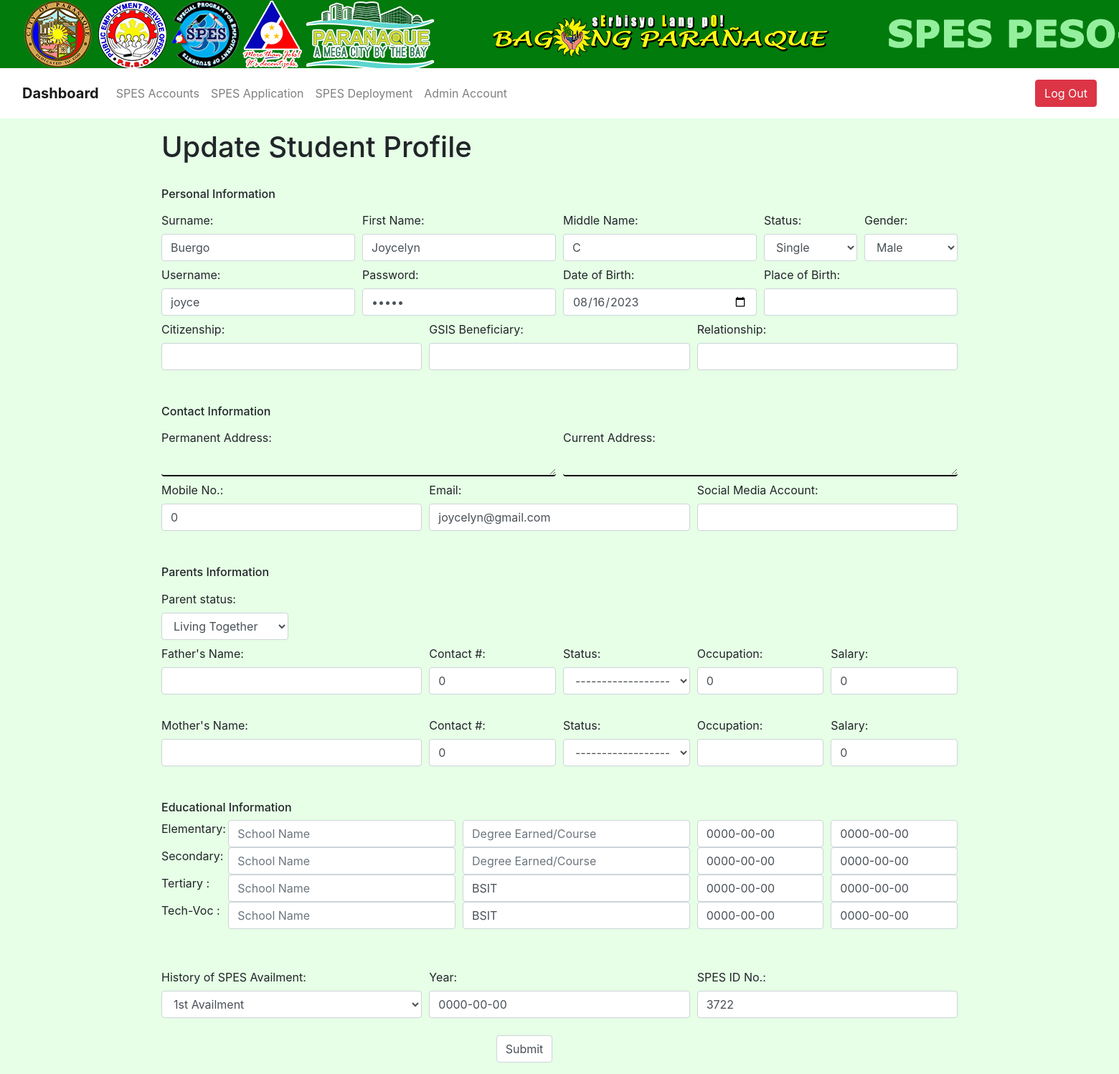
/admin/update_user.php?id=4 (signed in), run on the app's committed database.
### tables this page shows
CREATE TABLE `spesaccount` (
  `spes_id` bigint(255) NOT NULL,
  `username` varchar(100) DEFAULT NULL,
  `password` varchar(100) DEFAULT NULL,
  `surName` varchar(100) DEFAULT NULL,
  `firstName` varchar(100) DEFAULT NULL,
  `mName` varchar(100) DEFAULT NULL,
  `status` varchar(100) DEFAULT NULL,
  `gender` varchar(10) DEFAULT NULL,
  `doBirth` date DEFAULT NULL,
  `poBirth` varchar(100) DEFAULT NULL,
  `cShip` varchar(100) DEFAULT NULL,
  `gsisBeneficiary` varchar(100) DEFAULT NULL,
  `relationship` varchar(100) DEFAULT NULL,
  `pAdd` varchar(100) DEFAULT NULL,
  `cAdd` varchar(100) DEFAULT NULL,
  `mNo` int(11) DEFAULT NULL,
  `email` varchar(100) DEFAULT NULL,
  `socialAcc` varchar(100) DEFAULT NULL,
  `pStatus` varchar(100) DEFAULT NULL,
  `fatherName` varchar(100) DEFAULT NULL,
  `fCNo` int(11) DEFAULT NULL,
  `fStatus` varchar(100) DEFAULT NULL,
  `fOccu` int(100) DEFAULT NULL,
  `fSalary` int(255) DEFAULT NULL,
  `motherName` varchar(100) DEFAULT NULL,
  `mCNo` int(11) DEFAULT NULL,
  `mStatus` varchar(100) DEFAULT NULL,
  `mOccu` varchar(100) DEFAULT NULL,
  `mSalary` int(255) DEFAULT NULL,
  `elemSName` varchar(100) DEFAULT NULL,
  `elemDegree` varchar(100) DEFAULT NULL,
  `elemYearLvl` date DEFAULT NULL,
  `elemDEnd` date DEFAULT NULL,
  `secondSName` varchar(100) DEFAULT NULL,
  `secondDegree` varchar(100) DEFAULT NULL,
  `secondYearLvl` date DEFAULT NULL,
  `secondDEnd` date DEFAULT NULL,
  `tertSName` varchar(100) DEFAULT NULL,
  `tertDegree` varchar(100) DEFAULT NULL,
  `tertYearLvl` date DEFAULT NULL,
  `tertDEnd` date DEFAULT NULL,
  `tecSName` varchar(100) DEFAULT NULL,
  `tecDegree` varchar(100) DEFAULT NULL,
  `tecYearLvl` date DEFAULT NULL,
  `tectDEnd` date DEFAULT NULL,
  `historySpes` varchar(100) DEFAULT NULL,
  `historyYear` date DEFAULT NULL,
  `spesID` int(255) DEFAULT NULL,
  `is_blacklist` int(11) NOT NULL
);

### admin/update_user.php (the view, shortened to what this page needs)
<?php
include('../dbconnection/dbconnection.php');
 if(!isset($_SESSION['login'])){
   header('Location:index.php');
   exit();
 }else { ?>
<?php $title = 'Update Information'; include('../include/header.php');?>
<?php
  $id = $_GET['id'];
  $result = mysqli_query($conn,"SELECT * FROM spesaccount where spes_id='$id'");
  $row=mysqli_fetch_array($result);
?>
<div class="form-group">
<div class="container">
    <h1>Update Student Profile</h1>
    <br>
      <form action="update_user.php" method="POST">
        <h6>Personal Information</h6>
        <div class="form-row">
        <div class="col-sm-3">
          <label class="col-form-label" for="sName">Surname:</label>
          <input type="text" class="form-control" name="sName" value="<?php echo $row['surName']; ?>">
        </div>
        <div class="col-sm-3">
          <label class="col-form-label" for="fName">First Name:</label>
          <input type="text" class="form-control" name="fName" value="<?php echo $row['firstName']; ?>">
        </div>
        <div class="col-sm-3">
          <label class="col-form-label" for="mName">Middle Name:</label>
          <input type="text" class="form-control" name="mName" value="<?php echo $row['mName']; ?>">
        </div>
        <div class="col">
            <label class="col-form-label" for="stat">Status:</label>
            <select name="stat"  class="form-control" value="<?php echo $row['status']; ?>">
            <option value="single">Single</option>
          </select>
        </div>
        <div class="col">
          <label class="col-form-label" for="sex">Gender:</label>
          <select name="sex"  class="form-control" value="<?php echo $row['gender']; ?>">
            <option value="male">Male</option>
          </select>
        </div>
        </div>
        <div class="form-row">
        <div class="col-sm-3">
          <label class="col-form-label" for="uName">Username:</label>
          <input type="text" class="form-control" name="uName" value="<?php echo $row['username']; ?>">
        </div>
        <div class="col-sm-3">
          <label class="col-form-label" for="pass">Password:</label>
          <input type="password" class="form-control" name="pass" value="<?php echo $row['password']; ?>">
        </div>
        <div class="col">
          <label class="col-form-label" for="dob">Date of Birth:</label>
          <input type="date" class="form-control" name="dob" value="<?php echo $row['doBirth']; ?>">
        </div>
        <div class="col">
          <label class="col-form-label" for="pob">Place of Birth:</label>
          <input type="text" class="form-control" name="pob" value="<?php echo $row['poBirth']; ?>">
        </div>
        </div>
        <div class="form-row">
        <div class="col-sm-4">
          <label class="col-form-label" for="cship">Citizenship:</label>
          <input type="text" class="form-control" name="cship" value="<?php echo $row['cShip']; ?>">
        </div>
        <div class="col">
          <label class="col-form-label" for="gsis">GSIS Beneficiary:</label>
          <input type="text" class="form-control" name="gsis" value="<?php echo $row['gsisBeneficiary']; ?>">
        </div>
        <div class="col">
          <label class="col-form-label" for="relation">Relationship:</label>
          <input type="text" class="form-control" name="relation" value="<?php echo $row['relationship']; ?>">
        </div>
        </div>
        <br><br>
        <h6>Contact Information</h6>
        <div class="form-row">
        <div class="col-sm-6">
          <label class="col-form-label" for="pAdd">Permanent Address:</label>
          <textarea class="form-control" name="pAdd" value="<?php echo $row['pAdd']; ?>" rows="1" style="background: transparent; font-size: 14px; border: none; border-bottom: 2px solid #000;"></textarea>
        </div>
        <div class="col-sm-6">
          <label class="col-form-label" for="cAdd">Current Address:</label>
          <textarea class="form-control" name="cAdd" value="<?php echo $row['pAdd']; ?>" rows="1"style="background: transparent; font-size: 14px; border: none; border-bottom: 2px solid #000;"></textarea>
        </div>
        </div>
        <div class="form-row">
        <div class="col-sm-4">
          <label class="col-form-label" for="phone">Mobile No.:</label>
          <input type="text" class="form-control" name="phone" value="<?php echo $row['mNo']; ?>">
        </div>
        <div class="col-sm-4">
          <label class="col-form-label" for="email">Email:</label>
          <input type="email" class="form-control" name="email" value="<?php echo $row['email']; ?>">
        </div>
        <div class="col-sm-4">
          <label class="col-form-label" for="socialmedia">Social Media Account:</label>
          <input type="text" class="form-control" name="socialmedia" value="<?php echo $row['socialAcc']; ?>">
        </div>
        </div>
        <br><br>
        <h6>Parents Information</h6>
        <div class="form-row">
        <div class="col-sm-2">
            <label class="col-form-label" for="pstat">Parent status:</label>
            <select name="pstat" class="form-control" value="<?php echo $row['pStatus']; ?>">
            <option value="living">Living Together</option>
            </select>
        </div>
        </div>
        <div class="form-row">
        <div class="col-sm-4">
          <label class="col-form-label" for="father">Father's Name:</label>
          <input type="text" class="form-control" name="father" value="<?php echo $row['fatherName']; ?>">
        </div>
        <div class="col-sm">
          <label class="col-form-label" for="fcnumber">Contact #:</label>
          <input type="text" class="form-control" name="fcnumber" value="<?php echo $row['fCNo']; ?>">
        </div>
        <div class="col-sm">
          <label class="col-form-label" for="fpstat">Status:</label>
            <select name="fpstat" class="form-control" value="<?php echo $row['fStatus']; ?>">
            <option value="fnone">-------------------------</option>
            </select>
        </div>
        <div class="col">
          <label class="col-form-label" for="foccupation">Occupation:</label>
          <input type="text" class="form-control" name="foccupation" value="<?php echo $row['fOccu']; ?>">
        </div>
        <div class="col">
          <label class="col-form-label" for="fsalary">Salary:</label>
          <input type="text" class="form-control" name="fsalary" value="<?php echo $row['fSalary']; ?>">
        </div>
        </div>
        <br>
        <div class="form-row">
        <div class="col-sm-4">
          <label class="col-form-label" for="mother">Mother's Name:</label>
          <input type="text" class="form-control" name="mother" value="<?php echo $row['motherName']; ?>">
        </div>
        <div class="col-sm">
          <label class="col-form-label" for="mcnumber">Contact #:</label>
          <input type="text" class="form-control" name="mcnumber" value="<?php echo $row['mCNo']; ?>">
        </div>
        <div class="col-sm">
          <label class="col-form-label" for="mpstat">Status:</label>
            <select name="mpstat" class="form-control" value="<?php echo $row['mStatus']; ?>">
            <option value="mnone">-------------------------</option>
            </select>
        </div>
        <div class="col">
          <label class="col-form-label" for="moccupation">Occupation:</label>
          <input type="text" class="form-control" name="moccupation" value="<?php echo $row['mOccu']; ?>">
        </div>
        <div class="col">
          <label class="col-form-label" for="msalary">Salary:</label>
          <input type="text" class="form-control" name="msalary" value="<?php echo $row['mSalary']; ?>">
        </div>
        </div>
        <br><br>
        <h6>Educational Information</h6>
        <div class="form-row">
        <div class="col-sm-1">
          <label>Elementary:</label>
        </div>
        <div class="col-sm">
          <input type="text" class="form-control" name="eSn" placeholder="School Name" value="<?php echo $row['elemSName']; ?>">
        </div>
        <div class="col-sm">
          <input type="text" class="form-control" name="eDec" placeholder="Degree Earned/Course" value="<?php echo $row['elemDegree']; ?>">
        </div>
        <div class="col-sm-2">
          <input type="text" class="form-control" name="eYl" placeholder="Year/Level" value="<?php echo $row['elemYearLvl']; ?>">
        </div>
        <div class="col-sm-2">
          <input type="text" class="form-control" name="eDa" placeholder="Date attended" value="<?php echo $row['elemDEnd']; ?>">
        </div>
        </div>
        <div class="form-row">
        <div class="col-sm-1">
          <label>Secondary: </label>
        </div>
        <div class="col-sm">
          <input type="text" class="form-control" name="sSm" placeholder="School Name" value="<?php echo $row['secondSName']; ?>">
        </div>
        <div class="col-sm">
          <input type="text" class="form-control" name="sDec" placeholder="Degree Earned/Course" value="<?php echo $row['secondDegree']; ?>">
        </div>
        <div class="col-sm-2">
          <input type="text" class="form-control" name="sYl" placeholder="Year/Level" value="<?php echo $row['secondYearLvl']; ?>">
        </div>
        <div class="col-sm-2">
          <input type="text" class="form-control" name="sDa" placeholder="Date attended" value="<?php echo $row['secondDEnd']; ?>">
        </div>
        </div>
        <div class="form-row">
        <div class="col-sm-1">
          <label>Tertiary : </label>
        </div>
        <div class="col-sm">
          <input type="text" class="form-control" name="tSm" placeholder="School Name" value="<?php echo $row['tertSName']; ?>">
        </div>
        <div class="col-sm">
          <input type="text" class="form-control" name="tDec" placeholder="Degree Earned/Course" value="<?php echo $row['tertDegree']; ?>">
        </div>
        <div class="col-sm-2">
          <input type="text" class="form-control" name="tYl" placeholder="Year/Level" value="<?php echo $row['tertYearLvl']; ?>">
        </div>
        <div class="col-sm-2">
          <input type="text" class="form-control" name="tDa" placeholder="Date attended" value="<?php echo $row['tertDEnd']; ?>">
        </div>
        </div>
        <div class="form-row">
        <div class="col-sm-1">
          <label>Tech-Voc : </label>
        </div>
        <div class="col-sm">
          <input type="text" class="form-control" name="tecSm" placeholder="School Name" value="<?php echo $row['tecSName']; ?>">
        </div>
        <div class="col-sm">
          <input type="text" class="form-control" name="tecDec" placeholder="Degree Earned/Course" value="<?php echo $row['tecDegree']; ?>">
        </div>
        <div class="col-sm-2">
          <input type="text" class="form-control" name="tecYl" placeholder="Year/Level" value="<?php echo $row['tecYearLvl']; ?>">
        </div>
        <div class="col-sm-2">
          <input type="text" class="form-control" name="tecDa" placeholder="Date attended" value="<?php echo $row['tectDEnd']; ?>">
        </div>
        </div>
        <br><br>
        <div class="form-row">
        <div class="col-sm-4">
          <label class="col-form-label" for="spesAvail">History of SPES Availment:</label>
          <select name="spesAvail" class="form-control" value="<?php echo $row['historySpes']; ?>">
          <option value="one">1st Availment</option>
          </select>
        </div>
        <div class="col">
          <label class="col-form-label" for="spesYear">Year:</label>
          <input type="text" class="form-control" name="spesYear" value="<?php echo $row['historyYear']; ?>">
        </div>
        <div class="col">
          <label class="col-form-label" for="hspesID">SPES ID No.:</label>
          <input type="text" class="form-control" name="hspesID" value="<?php echo $row['spesID']; ?>">
        </div>
        </div>
        <br>
        <div class="form-row">
        <div class="col-5">
        </div>
        <div class="col-auto">
          <input type="submit" class="form-control" name="profileSubmit">
        </div>
        <div class="col-5">
        </div>
        </div>
        </form>
  </body>
</html>
<?php }?>

### assets/css/adminStyle.css (style rules this page uses)
html { overflow: scroll; overflow-x: hidden; }
body { background-color: #e6ffe6; }
.container { height: 100%; width: 100%; }

### data on the page
spesaccount: sName "Buergo", fName "Joycelyn", mName "C", stat "Single", sex "Male", uName "joyce", dob "08/16/2023", phone "0", email "joycelyn@gmail.com", pstat "Living Together", fcnumber "0", fpstat "-------------------------", foccupation "0", fsalary "0", mcnumber "0", mpstat "-------------------------", msalary "0", eYl "0000-00-00", eDa "0000-00-00", sYl "0000-00-00", sDa "0000-00-00", tDec "BSIT", tYl "0000-00-00", tDa "0000-00-00", tecDec "BSIT", tecYl "0000-00-00", tecDa "0000-00-00", spesAvail "1st Availment", spesYear "0000-00-00", hspesID "3722"
